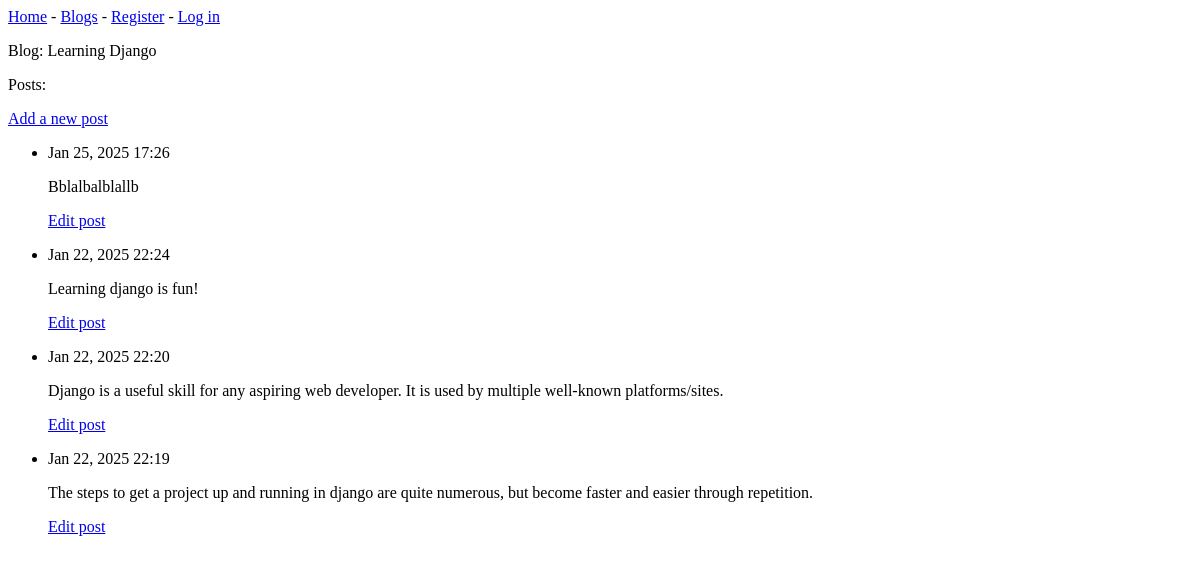
Page /blogs/2/ on the earlier database version.
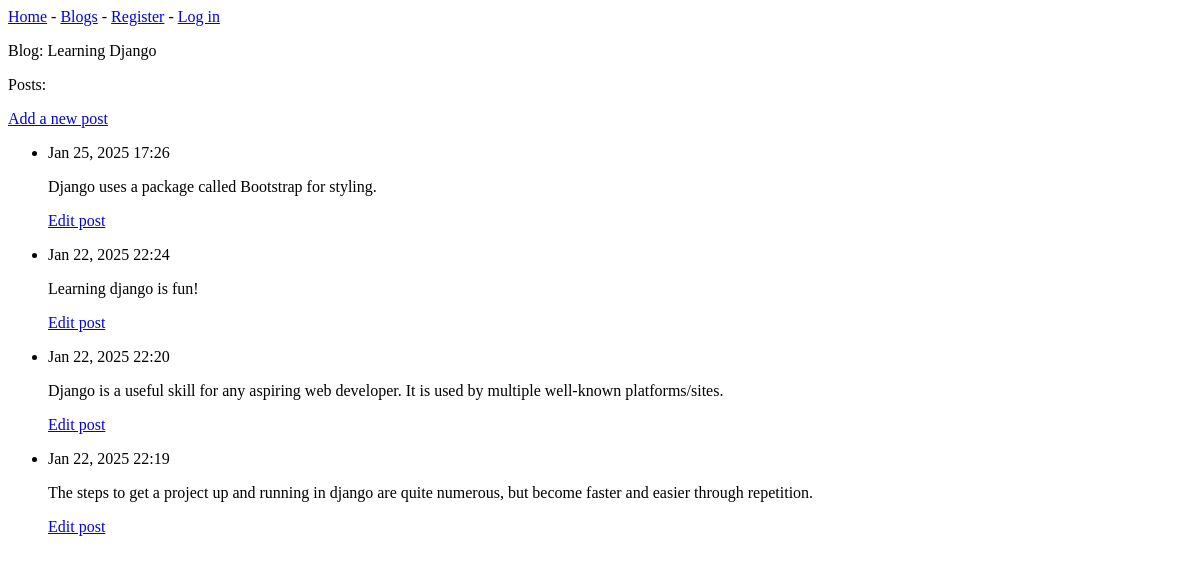
Same page on the later database version.
### blogs/models.py (models this page shows, shortened)
class Post(models.Model):
    blog = models.ForeignKey(Blog, on_delete=models.CASCADE)
    text = models.TextField()
    date_added = models.DateTimeField(auto_now_add=True)
    class Meta:
        verbose_name_plural = 'posts'

### blogs/views.py (the view)
# urls.py: path('blogs/<int:blog_id>/', views.blog, name='blog'),
def blog(request, blog_id):
    blog = Blog.objects.get(id=blog_id)
    posts = blog.post_set.order_by('-date_added')
    context = {'blog':blog, 'posts':posts}
    return render(request, 'blogs/blog.html', context)

### blogs/models.py (called while the page is built)
    def __str__(self):
        return self.text

### blogs/templates/blogs/blog.html
{% extends 'blogs/base.html' %}
{% block content%}
<p>Blog: {{ blog }} </p>
<p>Posts:</p>
<p>
  <a href="{% url 'blogs:new_post' blog.id %}">Add a new post</a>
</p>
<ul>
    {% for post in posts %}
      <li>
        <p>{{ post.date_added|date:'M d, Y H:i' }}</p>
        <p>{{ post.text|linebreaks }}</p>
        <p><a href="{% url 'blogs:edit_post' post.id %}">Edit post</a></p>
      </li>
    {% empty %}
      <li>No posts have been made yet.</li>
    {% endfor %}
</ul>
{% endblock content%}

Differences in the rows shown:
changed Post: text "Bblalbalblallb" → "Django uses a package called Bootstrap for styling."
